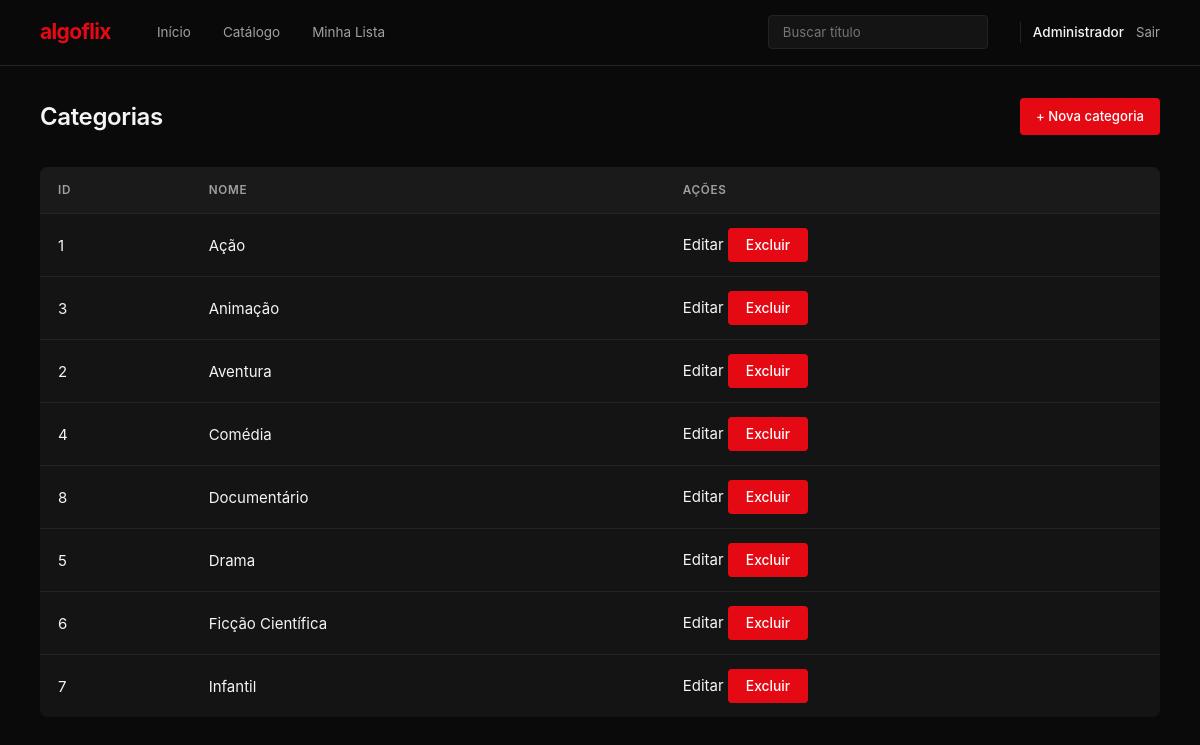
The page /controllers/CategoriaController.php?action=index (signed in) on the database its author committed.
### tables this page shows
CREATE TABLE categorias (
    id INT AUTO_INCREMENT PRIMARY KEY,
    nome VARCHAR(80) NOT NULL UNIQUE
);

### config/Database.php (called while the page is built)
<?php
class Database
{
    private static $instance = null;
    public static function getConnection()
    {
        if (self::$instance === null)
        {
            self::$instance = new PDO(
                "mysql:host=localhost:3307;dbname=netflix_db;charset=utf8",
                "root",
                ""
            );
            self::$instance->setAttribute(
                PDO::ATTR_ERRMODE,
                PDO::ERRMODE_EXCEPTION
            );
        }
        return self::$instance;
    }
}

### models/Categoria.php (called while the page is built, shortened)
<?php
require_once __DIR__ . '/../config/Database.php';
class Categoria
{
    private $pdo;
    public function __construct()
    {
        $this->pdo = Database::getConnection();
    }
    public function listarTodas()
    {
        $sql = "SELECT * FROM categorias ORDER BY nome ASC";
        return $this->pdo->query($sql)->fetchAll(PDO::FETCH_ASSOC);
    }
}

### views/categorias/index.php (the view, shortened to what this page needs)
<!DOCTYPE html>
<html lang="pt-br">
<head>
    <link rel="stylesheet" href="<?= BASE_URL ?>/assets/css/style.css">
</head>
<body>
<?php include __DIR__ . '/../partials/header.php'; ?>
<div class="pagina-cabecalho">
    <h1>Categorias</h1>
    <div class="toolbar-admin">
        <a href="<?= BASE_URL ?>/controllers/CategoriaController.php?action=criar" class="botao-acao">+ Nova categoria</a>
    </div>
</div>
<main>
    <table class="tabela">
        <thead><tr><th>ID</th><th>Nome</th><th>Ações</th></tr></thead>
        <tbody>
        <?php foreach ($categorias as $c): ?>
            <tr>
                <td><?= (int)$c['id'] ?></td>
                <td><?= htmlspecialchars($c['nome']) ?></td>
                <td>
                    <a href="<?= BASE_URL ?>/controllers/CategoriaController.php?action=editar&id=<?= (int)$c['id'] ?>">Editar</a>
                    <form method="POST" action="<?= BASE_URL ?>/controllers/CategoriaController.php" style="display:inline"
                          onsubmit="return confirm('Excluir esta categoria?');">
                        <button type="submit">Excluir</button>
                    </form>
                </td>
            </tr>
        <?php endforeach; ?>
        </tbody>
    </table>
</main>
</body>
</html>

### controllers/CategoriaController.php (shortened to what this page needs)
<?php
require_once __DIR__ . '/../models/Categoria.php';
class CategoriaController
{
    private $model;
    public function __construct()
    {
        $this->model = new Categoria();
    }
    public function index()
    {
        $categorias = $this->model->listarTodas();
        require __DIR__ . '/../views/categorias/index.php';
    }
}
if (basename($_SERVER['SCRIPT_FILENAME']) === basename(__FILE__)) {
    $controller = new CategoriaController();
    $action = $_REQUEST['action'] ?? 'index';
    if (method_exists($controller, $action)) {
        $controller->$action();
    } else {
        Aviso::erro("Ação inválida.");
    }
}

### views/partials/header.php (shortened to what this page needs)
<header class="topo">
    <a href="<?= BASE_URL ?>/index.php" class="marca">algoflix</a>
    <nav class="nav-principal">
        <a href="<?= BASE_URL ?>/index.php">Início</a>
        <a href="<?= BASE_URL ?>/controllers/FilmeController.php?action=index">Catálogo</a>
        <?php if (!empty($_SESSION['usuario_id'])): ?>
            <a href="<?= BASE_URL ?>/controllers/FavoritoController.php?action=lista">Minha Lista</a>
        <?php endif; ?>
    </nav>
    <form method="GET" action="<?= BASE_URL ?>/controllers/FilmeController.php" class="busca">
        <input type="search" name="q" placeholder="Buscar título" required>
    </form>
    <div class="conta">
        <?php if (!empty($_SESSION['usuario_id'])): ?>
            <a href="<?= BASE_URL ?>/controllers/UserController.php?action=perfil" class="usuario">
                <?= htmlspecialchars($_SESSION['usuario_nome'] ?? 'Perfil') ?>
            </a>
            <a href="<?= BASE_URL ?>/controllers/LoginController.php?action=sair" class="link-sutil">Sair</a>
        <?php else: ?>
            <a href="<?= BASE_URL ?>/controllers/LoginController.php?action=index" class="link-sutil">Entrar</a>
            <a href="<?= BASE_URL ?>/controllers/UserController.php?action=index" class="botao-entrar">Cadastrar</a>
        <?php endif; ?>
    </div>
</header>

### assets/css/style.css (style rules this page uses)
:root { --bg: #0a0a0a; --surface: #141414; --surface-2: #1a1a1a; --border: #232323; --text: #f5f5f5; --text-dim: #a0a0a0; --text-mute: #6e6e6e; --brand: #e50914; --brand-hover: #f6121d; --success: #46d369; }
* { box-sizing: border-box; }
html, body { margin: 0; padding: 0; }
body { background: var(--bg); color: var(--text); font-family: -apple-system, BlinkMacSystemFont, "Segoe UI", Roboto, "Helvetica Neue", Arial, sans-serif; font-size: 15px; line-height: 1.55; min-height: 100vh; -webkit-font-smoothing: antialiased; }
h1, h2, h3, h4 { font-weight: 600; letter-spacing: -0.015em; margin: 0 0 12px; }
h1 { color: var(--text); font-size: 1.6em; }
a { color: var(--text); text-decoration: none; transition: color .15s ease; }
main { min-height: calc(100vh - 60px); }
button { background: var(--brand); color: #fff; border: none; padding: 9px 18px; border-radius: 4px; cursor: pointer; font-size: 0.92em; font-weight: 500; font-family: inherit; transition: background .15s ease, transform .1s ease; }
.topo { display: grid; grid-template-columns: auto 1fr auto auto; align-items: center; gap: 32px; padding: 14px 40px; background: rgba(10, 10, 10, 0.92); backdrop-filter: blur(10px); border-bottom: 1px solid var(--border); position: sticky; top: 0; z-index: 100; }
.topo .marca { color: var(--brand); font-size: 1.4em; font-weight: 700; letter-spacing: -0.03em; text-transform: lowercase; }
.topo .nav-principal { display: flex; gap: 4px; }
.topo .nav-principal a { color: var(--text-dim); font-size: 0.9em; padding: 8px 14px; border-radius: 4px; transition: background .15s ease, color .15s ease; }
.topo .busca { display: flex; }
.topo .busca input[type=search] { padding: 8px 14px; border-radius: 4px; border: 1px solid var(--border); background: var(--surface); color: var(--text); font-size: 0.88em; width: 220px; font-family: inherit; transition: border-color .15s ease, width .2s ease; }
.topo .conta { display: flex; align-items: center; gap: 12px; padding-left: 12px; border-left: 1px solid var(--border); }
.topo .conta .usuario { color: var(--text); font-weight: 500; font-size: 0.9em; max-width: 140px; overflow: hidden; text-overflow: ellipsis; white-space: nowrap; }
.topo .conta .link-sutil { color: var(--text-dim); font-size: 0.88em; }
.pagina-cabecalho { display: flex; align-items: center; justify-content: space-between; gap: 20px; padding: 32px 40px 12px; flex-wrap: wrap; }
.pagina-cabecalho h1 { margin: 0; font-size: 1.6em; }
.toolbar-admin { display: flex; gap: 8px; flex-wrap: wrap; }
.botao-acao { background: var(--brand); color: #fff; padding: 8px 16px; border-radius: 4px; font-size: 0.88em; font-weight: 500; text-decoration: none; transition: background .15s ease; }
.tabela { width: calc(100% - 80px); margin: 20px 40px; border-collapse: separate; border-spacing: 0; background: var(--surface); border-radius: 8px; overflow: hidden; }
.tabela th, .tabela td { padding: 14px 18px; border-bottom: 1px solid var(--border); text-align: left; }
.tabela th { background: var(--surface-2); font-weight: 600; color: var(--text-dim); font-size: 0.78em; text-transform: uppercase; letter-spacing: 0.06em; }
.tabela tr:last-child td { border-bottom: none; }

### rows shown on the page
categorias: id "1", nome "Ação"
categorias: id "3", nome "Animação"
categorias: id "2", nome "Aventura"
categorias: id "4", nome "Comédia"
categorias: id "8", nome "Documentário"
categorias: id "5", nome "Drama"
categorias: id "6", nome "Ficção Científica"
categorias: id "7", nome "Infantil"

### other values the page prints
$_SESSION['usuario_nome'] "Administrador"
